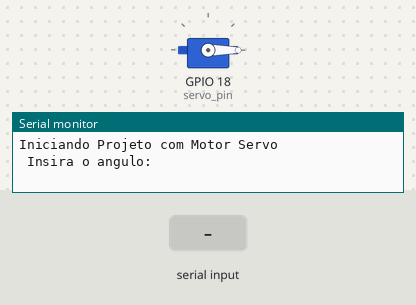
The sketch below on a simulated ESP32. Shown: servo, the last lines printed to the serial monitor. The inputs (shaded band) are chosen by the test bench.

Above: at 2.2 s.
2.3 s: "90,45\n" received over Serial
At 2.9 s:
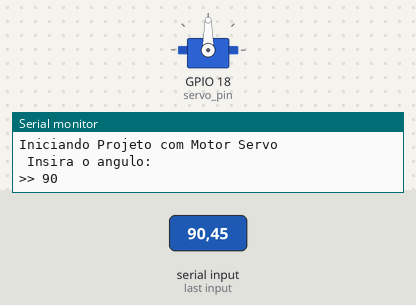
3.8 s: "30,150\n" received over Serial
At 4.1 s:
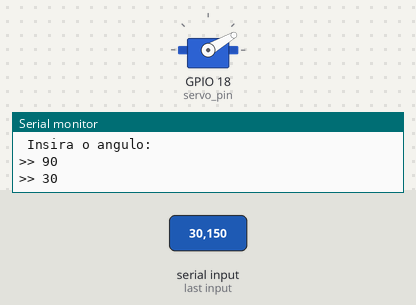
5.3 s: "90\n" received over Serial
At 6.4 s:
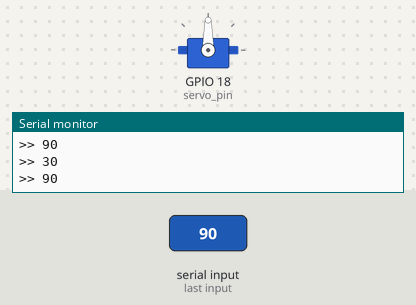
Timing chart, 0 to 8.3 s (numbered marks = the images above; inputs shaded):
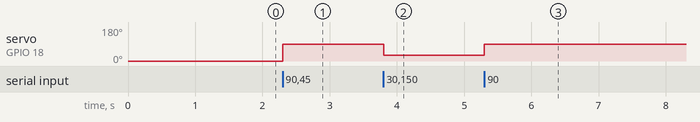

The sketch:

FranzininhoWiFi_ServoMotor.ino
```cpp
/*
  Autor: Equipe Embarcados
*/

// Incluir bibliloteca
#include <ESP32Servo.h>

// Declarar as váriaveis
String cmd;
int angle;

//Declarar o objeto
Servo servo;
//Definir o pino do servo
const int servo_pin = 18;

void setup() {

  // Incializar a Serial e o baudrate
  Serial.begin(115200);
  // Configura a GPIO e os limites mínimos e máximos em milisegundos
  servo.attach(servo_pin,500, 2400);
  // Move o eixo para o ângulo 0
  servo.write(0);
  // Aguarda 1 segundo
  delay(1000);
  // Imprime na serial
  Serial.println("Iniciando Projeto com Motor Servo");
  Serial.println(" Insira o angulo: ");
}


void loop()
{
  // Caso receba algum dado na Serial, então ...
  if(Serial.available()>0)
  {
    // Ler todo o buffer da serial antes de chegar no \n( caracter fim de linha)
    cmd = Serial.readStringUntil('\n');
    // Realizar um cast de String para um valor inteiro
    angle = atoi(cmd.c_str());
    // Imprimir um caracter "">>"
    Serial.print(">> ");
    // Se o ângulo for maior que 0 e menor que 180, então ...
    if(angle >=0 && angle <=180)
    {
      // Imprime o valor do ângulo na tela
      Serial.println(angle);
      // Move o eixo do motor para o ângulo desejado
      servo.write(angle);

    }
    // Caso não seja um valor dentro dos limites então...
    else
    {
      // Imprimie na saída do monitor serial
      Serial.println ("Valor inválido");
    }

  }
}
```

Measured:
- after the input at 2.3 s, servo on GPIO 18 (servo_pin): 0° → 90° at once
- after the input at 3.8 s, servo on GPIO 18 (servo_pin): 90° → 30° at once
- after the input at 5.3 s, servo on GPIO 18 (servo_pin): 30° → 90° at once
